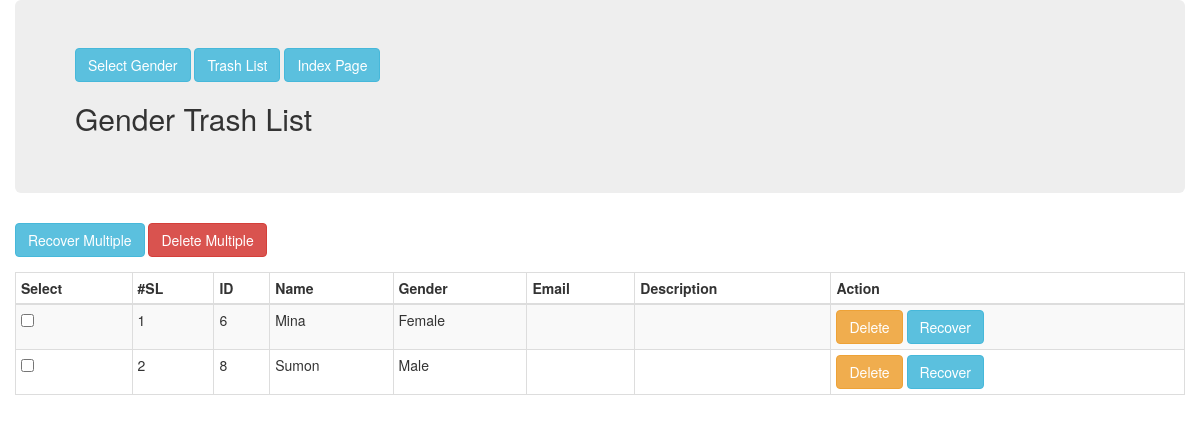
Before: /views/SEIP128014/Gender/trashList.php with the older database file.
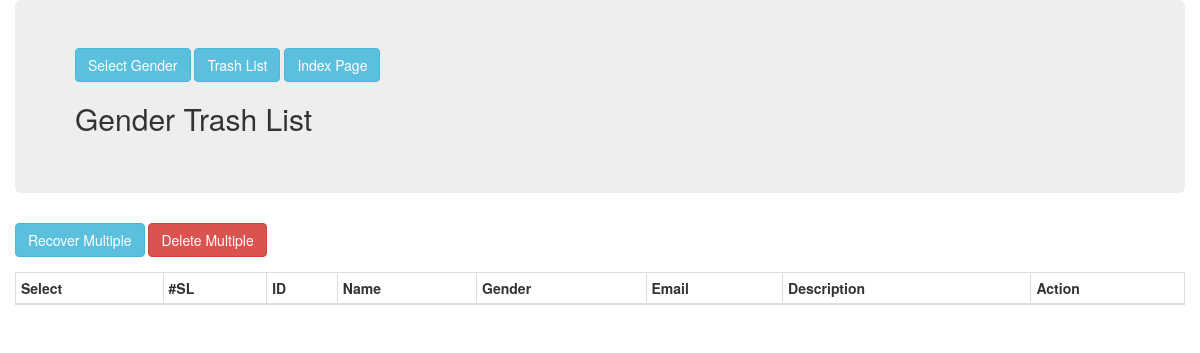
After: the same page with the newer database file.
### tables this page shows
CREATE TABLE IF NOT EXISTS `gender` (
  `id` int(11) NOT NULL AUTO_INCREMENT,
  `name` varchar(55) NOT NULL,
  `email` varchar(255) NOT NULL,
  `description` text NOT NULL,
  `gender` varchar(255) NOT NULL,
  `trash_at` varchar(55) DEFAULT NULL,
  PRIMARY KEY (`id`)
);

### src/Bitm/SEIP128014/Gender/Gender.php (called while the page is built, shortened)
<?php
class Gender{
	public $conn;
	public function __construct(){
		$this->conn = new \mysqli("localhost","root","","atomicprojectb20") or die("Your are fail to connection!");
	}
	public function trashList(){
		$sql = "SELECT * FROM `gender` WHERE `trash_at` IS NOT NULL";
		$result = $this->conn->query($sql);
		$trashData = array();
		if ($result) {
			while ($row = $result->fetch_object()) {
				$trashData[]=$row;
			}
		}
		return $trashData;
	}
}

### views/SEIP128014/Gender/trashList.php (the view, shortened to what this page needs)
<?php
$gender = new Gender();
$trashList = $gender->trashList();
?>
<!DOCTYPE html>
<html lang="en">
<head>
    <link href="../../../resource/bootstrap/css/bootstrap.min.css" rel="stylesheet">
</head>
<body>
<div class="container">
    <div class="row">
        <div class="col-log-12">
            <div class="jumbotron">
                <a href="create.php" class="btn btn-info">Select Gender</a>
                <a href="trashList.php" class="btn btn-info">Trash List</a>
                <a href="index.php" class="btn btn-info">Index Page</a>
                <h2>Gender Trash List</h2>
            </div>
            <div class="table-responsive">
                <form action="recoverMultiple.php" method="post" id="multiple">
                    <div class="form-group">
                        <input class="btn btn-info" type="submit" name="submit" value="Recover Multiple" id="recover">
                        <input class="btn btn-danger" type="submit" name="submit" value="Delete Multiple" id="delete">
                    </div>
                    <table class="table table-bordered table-striped table-bordered table-condensed">
                        <thead>
                        <tr>
                            <th>Select</th>
                            <th>#SL</th>
                            <th>ID</th>
                            <th>Name</th>
                            <th>Gender</th>
                            <th>Email</th>
                            <th>Description</th>
                            <th>Action</th>
                        </tr>
                        </thead>
                        <tbody>
                        <?php $sl=0; foreach( $trashList as $list ) { $sl++; ?>
                            <tr>
                                <td><input type="checkbox" name="mark[]" value="<?php echo $list->id; ?>"></td>
                                <td><?php echo $sl; ?></td>
                                <td><?php echo $list->id; ?></td>
                                <td><?php echo $list->name; ?></td>
                                <td><?php echo $list->gender; ?></td>
                                <td><?php echo $list->email; ?></td>
                                <td><?php echo $list->description; ?></td>
                                <td>
                                    <a href="delete.php?id=<?php echo $list->id; ?>" class="btn btn-warning">Delete</a>
                                    <a href="recover.php?id=<?php echo $list->id; ?>" class="btn btn-info">Recover</a>
                                </td>
                            </tr>
                        <?php } ?>
                        </tbody>
                    </table>
                </form>
            </div>
        </div>
    </div>
</div>
</body>
</html>

Changed rows visible on the page:
no longer on this page (row edited): gender: id "6", name "Mina", gender "Female"
no longer on this page (row edited): gender: id "8", name "Sumon", gender "Male"
